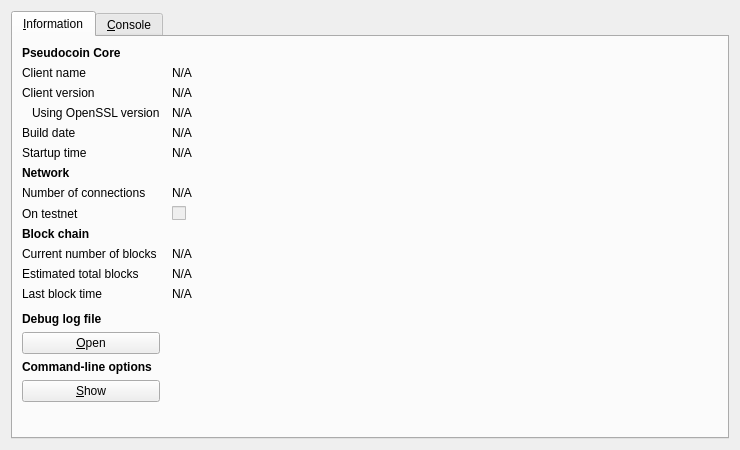
<?xml version="1.0" encoding="UTF-8"?>
<ui version="4.0">
 <class>RPCConsole</class>
 <widget class="QDialog" name="RPCConsole">
  <property name="geometry">
   <rect>
    <x>0</x>
    <y>0</y>
    <width>740</width>
    <height>450</height>
   </rect>
  </property>
  <property name="windowTitle">
   <string>Pseudocoin - Debug window</string>
  </property>
  <layout class="QVBoxLayout" name="verticalLayout_2">
   <item>
    <widget class="QTabWidget" name="tabWidget">
     <property name="currentIndex">
      <number>0</number>
     </property>
     <widget class="QWidget" name="tab_info">
      <attribute name="title">
       <string>&amp;Information</string>
      </attribute>
      <layout class="QGridLayout" name="gridLayout" columnstretch="0,1">
       <property name="horizontalSpacing">
        <number>12</number>
       </property>
       <item row="0" column="0">
        <widget class="QLabel" name="label_9">
         <property name="font">
          <font>
           <weight>75</weight>
           <bold>true</bold>
          </font>
         </property>
         <property name="text">
          <string>Pseudocoin Core</string>
         </property>
        </widget>
       </item>
       <item row="1" column="0">
        <widget class="QLabel" name="label_5">
         <property name="text">
          <string>Client name</string>
         </property>
        </widget>
       </item>
       <item row="1" column="1">
        <widget class="QLabel" name="clientName">
         <property name="cursor">
          <cursorShape>IBeamCursor</cursorShape>
         </property>
         <property name="text">
          <string>N/A</string>
         </property>
         <property name="textFormat">
          <enum>Qt::PlainText</enum>
         </property>
         <property name="textInteractionFlags">
          <set>Qt::LinksAccessibleByMouse|Qt::TextSelectableByKeyboard|Qt::TextSelectableByMouse</set>
         </property>
        </widget>
       </item>
       <item row="2" column="0">
        <widget class="QLabel" name="label_6">
         <property name="text">
          <string>Client version</string>
         </property>
        </widget>
       </item>
       <item row="2" column="1">
        <widget class="QLabel" name="clientVersion">
         <property name="cursor">
          <cursorShape>IBeamCursor</cursorShape>
         </property>
         <property name="text">
          <string>N/A</string>
         </property>
         <property name="textFormat">
          <enum>Qt::PlainText</enum>
         </property>
         <property name="textInteractionFlags">
          <set>Qt::LinksAccessibleByMouse|Qt::TextSelectableByKeyboard|Qt::TextSelectableByMouse</set>
         </property>
        </widget>
       </item>
       <item row="3" column="0">
        <widget class="QLabel" name="label_14">
         <property name="text">
          <string>Using OpenSSL version</string>
         </property>
         <property name="indent">
          <number>10</number>
         </property>
        </widget>
       </item>
       <item row="3" column="1">
        <widget class="QLabel" name="openSSLVersion">
         <property name="cursor">
          <cursorShape>IBeamCursor</cursorShape>
         </property>
         <property name="text">
          <string>N/A</string>
         </property>
         <property name="textFormat">
          <enum>Qt::PlainText</enum>
         </property>
         <property name="textInteractionFlags">
          <set>Qt::LinksAccessibleByMouse|Qt::TextSelectableByKeyboard|Qt::TextSelectableByMouse</set>
         </property>
        </widget>
       </item>
       <item row="4" column="0">
        <widget class="QLabel" name="label_12">
         <property name="text">
          <string>Build date</string>
         </property>
        </widget>
       </item>
       <item row="4" column="1">
        <widget class="QLabel" name="buildDate">
         <property name="cursor">
          <cursorShape>IBeamCursor</cursorShape>
         </property>
         <property name="text">
          <string>N/A</string>
         </property>
         <property name="textFormat">
          <enum>Qt::PlainText</enum>
         </property>
         <property name="textInteractionFlags">
          <set>Qt::LinksAccessibleByMouse|Qt::TextSelectableByKeyboard|Qt::TextSelectableByMouse</set>
         </property>
        </widget>
       </item>
       <item row="5" column="0">
        <widget class="QLabel" name="label_13">
         <property name="text">
          <string>Startup time</string>
         </property>
        </widget>
       </item>
       <item row="5" column="1">
        <widget class="QLabel" name="startupTime">
         <property name="cursor">
          <cursorShape>IBeamCursor</cursorShape>
         </property>
         <property name="text">
          <string>N/A</string>
         </property>
         <property name="textFormat">
          <enum>Qt::PlainText</enum>
         </property>
         <property name="textInteractionFlags">
          <set>Qt::LinksAccessibleByMouse|Qt::TextSelectableByKeyboard|Qt::TextSelectableByMouse</set>
         </property>
        </widget>
       </item>
       <item row="6" column="0">
        <widget class="QLabel" name="label_11">
         <property name="font">
          <font>
           <weight>75</weight>
           <bold>true</bold>
          </font>
         </property>
         <property name="text">
          <string>Network</string>
         </property>
        </widget>
       </item>
       <item row="7" column="0">
        <widget class="QLabel" name="label_7">
         <property name="text">
          <string>Number of connections</string>
         </property>
        </widget>
       </item>
       <item row="7" column="1">
        <widget class="QLabel" name="numberOfConnections">
         <property name="cursor">
          <cursorShape>IBeamCursor</cursorShape>
         </property>
         <property name="text">
          <string>N/A</string>
         </property>
         <property name="textFormat">
          <enum>Qt::PlainText</enum>
         </property>
         <property name="textInteractionFlags">
          <set>Qt::LinksAccessibleByMouse|Qt::TextSelectableByKeyboard|Qt::TextSelectableByMouse</set>
         </property>
        </widget>
       </item>
       <item row="8" column="0">
        <widget class="QLabel" name="label_8">
         <property name="text">
          <string>On testnet</string>
         </property>
        </widget>
       </item>
       <item row="8" column="1">
        <widget class="QCheckBox" name="isTestNet">
         <property name="enabled">
          <bool>false</bool>
         </property>
         <property name="text">
          <string/>
         </property>
        </widget>
       </item>
       <item row="9" column="0">
        <widget class="QLabel" name="label_10">
         <property name="font">
          <font>
           <weight>75</weight>
           <bold>true</bold>
          </font>
         </property>
         <property name="text">
          <string>Block chain</string>
         </property>
        </widget>
       </item>
       <item row="10" column="0">
        <widget class="QLabel" name="label_3">
         <property name="text">
          <string>Current number of blocks</string>
         </property>
        </widget>
       </item>
       <item row="10" column="1">
        <widget class="QLabel" name="numberOfBlocks">
         <property name="cursor">
          <cursorShape>IBeamCursor</cursorShape>
         </property>
         <property name="text">
          <string>N/A</string>
         </property>
         <property name="textFormat">
          <enum>Qt::PlainText</enum>
         </property>
         <property name="textInteractionFlags">
          <set>Qt::LinksAccessibleByMouse|Qt::TextSelectableByKeyboard|Qt::TextSelectableByMouse</set>
         </property>
        </widget>
       </item>
       <item row="11" column="0">
        <widget class="QLabel" name="label_4">
         <property name="text">
          <string>Estimated total blocks</string>
         </property>
        </widget>
       </item>
       <item row="11" column="1">
        <widget class="QLabel" name="totalBlocks">
         <property name="cursor">
          <cursorShape>IBeamCursor</cursorShape>
         </property>
         <property name="text">
          <string>N/A</string>
         </property>
         <property name="textFormat">
          <enum>Qt::PlainText</enum>
         </property>
         <property name="textInteractionFlags">
          <set>Qt::LinksAccessibleByMouse|Qt::TextSelectableByKeyboard|Qt::TextSelectableByMouse</set>
         </property>
        </widget>
       </item>
       <item row="12" column="0">
        <widget class="QLabel" name="label_2">
         <property name="text">
          <string>Last block time</string>
         </property>
        </widget>
       </item>
       <item row="12" column="1">
        <widget class="QLabel" name="lastBlockTime">
         <property name="cursor">
          <cursorShape>IBeamCursor</cursorShape>
         </property>
         <property name="text">
          <string>N/A</string>
         </property>
         <property name="textFormat">
          <enum>Qt::PlainText</enum>
         </property>
         <property name="textInteractionFlags">
          <set>Qt::LinksAccessibleByMouse|Qt::TextSelectableByKeyboard|Qt::TextSelectableByMouse</set>
         </property>
        </widget>
       </item>
       <item row="13" column="0">
        <spacer name="verticalSpacer_2">
         <property name="orientation">
          <enum>Qt::Vertical</enum>
         </property>
         <property name="sizeHint" stdset="0">
          <size>
           <width>20</width>
           <height>20</height>
          </size>
         </property>
        </spacer>
       </item>
       <item row="14" column="0">
        <widget class="QLabel" name="labelDebugLogfile">
         <property name="font">
          <font>
           <weight>75</weight>
           <bold>true</bold>
          </font>
         </property>
         <property name="text">
          <string>Debug log file</string>
         </property>
        </widget>
       </item>
       <item row="15" column="0">
        <widget class="QPushButton" name="openDebugLogfileButton">
         <property name="toolTip">
          <string>Open the Pseudocoin debug log file from the current data directory. This can take a few seconds for large log files.</string>
         </property>
         <property name="text">
          <string>&amp;Open</string>
         </property>
         <property name="autoDefault">
          <bool>false</bool>
         </property>
        </widget>
       </item>
       <item row="16" column="0">
        <widget class="QLabel" name="labelCLOptions">
         <property name="font">
          <font>
           <weight>75</weight>
           <bold>true</bold>
          </font>
         </property>
         <property name="text">
          <string>Command-line options</string>
         </property>
        </widget>
       </item>
       <item row="17" column="0">
        <widget class="QPushButton" name="showCLOptionsButton">
         <property name="toolTip">
          <string>Show the Pseudocoin-Qt help message to get a list with possible Pseudocoin command-line options.</string>
         </property>
         <property name="text">
          <string>&amp;Show</string>
         </property>
         <property name="autoDefault">
          <bool>false</bool>
         </property>
        </widget>
       </item>
       <item row="18" column="0">
        <spacer name="verticalSpacer">
         <property name="orientation">
          <enum>Qt::Vertical</enum>
         </property>
         <property name="sizeHint" stdset="0">
          <size>
           <width>20</width>
           <height>40</height>
          </size>
         </property>
        </spacer>
       </item>
      </layout>
     </widget>
     <widget class="QWidget" name="tab_console">
      <attribute name="title">
       <string>&amp;Console</string>
      </attribute>
      <layout class="QVBoxLayout" name="verticalLayout_3">
       <property name="spacing">
        <number>3</number>
       </property>
       <item>
        <widget class="QTextEdit" name="messagesWidget">
         <property name="minimumSize">
          <size>
           <width>0</width>
           <height>100</height>
          </size>
         </property>
         <property name="readOnly">
          <bool>true</bool>
         </property>
         <property name="tabKeyNavigation" stdset="0">
          <bool>false</bool>
         </property>
         <property name="columnCount" stdset="0">
          <number>2</number>
         </property>
        </widget>
       </item>
       <item>
        <layout class="QHBoxLayout" name="horizontalLayout">
         <property name="spacing">
          <number>3</number>
         </property>
         <item>
          <widget class="QLabel" name="label">
           <property name="text">
            <string notr="true">&gt;</string>
           </property>
          </widget>
         </item>
         <item>
          <widget class="QLineEdit" name="lineEdit"/>
         </item>
         <item>
          <widget class="QPushButton" name="clearButton">
           <property name="maximumSize">
            <size>
             <width>24</width>
             <height>24</height>
            </size>
           </property>
           <property name="toolTip">
            <string>Clear console</string>
           </property>
           <property name="text">
            <string/>
           </property>
           <property name="icon">
            <iconset resource="../bitcoin.qrc">
             <normaloff>:/icons/remove</normaloff>:/icons/remove</iconset>
           </property>
           <property name="shortcut">
            <string notr="true">Ctrl+L</string>
           </property>
           <property name="autoDefault">
            <bool>false</bool>
           </property>
          </widget>
         </item>
        </layout>
       </item>
      </layout>
     </widget>
    </widget>
   </item>
  </layout>
 </widget>
 <resources>
  <include location="../bitcoin.qrc"/>
 </resources>
 <connections/>
</ui>
